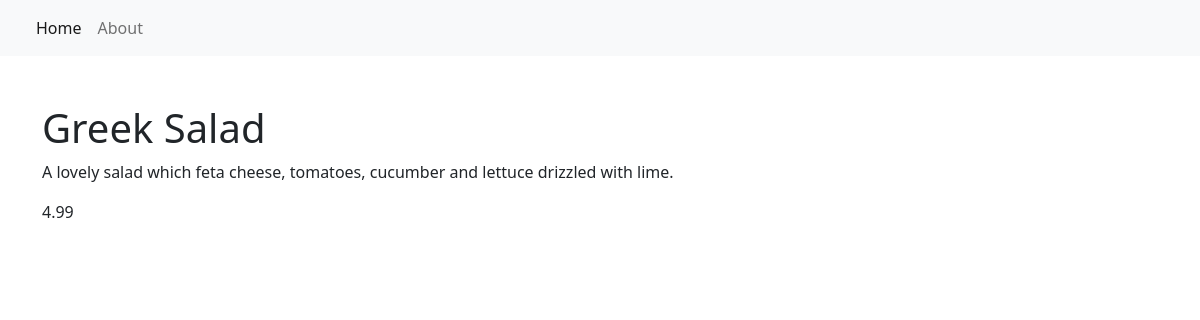
The app's page /item/3/ with its own data.
### restaurant_menu/models.py (models this page shows, shortened)
class Item(models.Model):
    meal = models.CharField(max_length=1000, unique=True)
    description = models.CharField(max_length=2000)
    price = models.DecimalField(decimal_places=2, max_digits=10)
    meal_type = models.CharField(choices=MEAL_TYPE, max_length=200)
    author = models.ForeignKey(User, on_delete=models.PROTECT)
    status = models.IntegerField(default=1, choices=STATUS)
    date_created = models.DateTimeField(auto_now_add=True)
    date_updated = models.DateTimeField(auto_now=True)

### restaurant_menu/views.py (the view)
# urls.py: path('item/<int:pk>/', views.MenuItemDetail.as_view(), name='menu_item'),
class MenuItemDetail(generic.DetailView):
    model = Item
    template_name = "menu_item_detail.html"

### templates/menu_item_detail.html
{% extends 'base.html' %}
{% block content %}
<div class="container">
    <h1 class="pt-5">{{ item.meal }}</h1>
    <p>{{ item.description }}</p>
    <p>{{ item.price }}</p>
</div>
{% endblock content %}

### records on screen
Item: meal "Greek Salad", description "A lovely salad which feta cheese, tomatoes, cucumber and lettuce drizzled with lime.", price "4.99"
